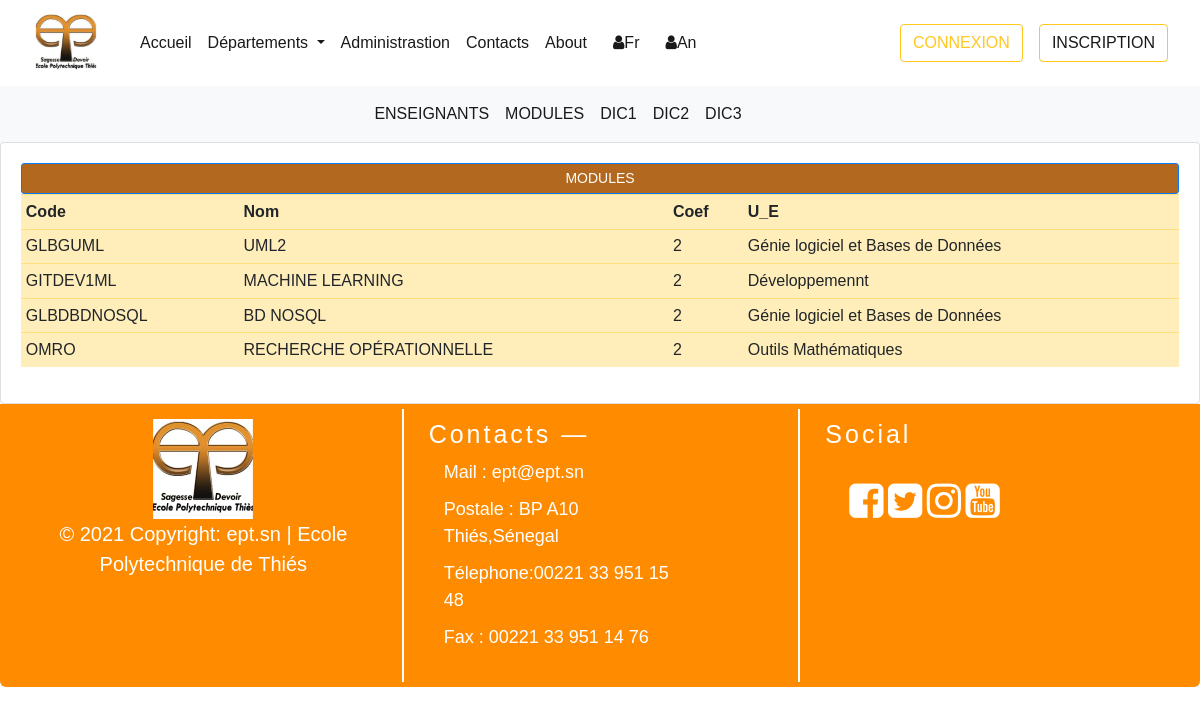
The app's page /fr/departement/git/module with its own data.
### departements/models.py (models this page shows, shortened)
class MatiereModel(models.Model):
    CATEGORY = (
            ('GIT', 'GIT'),
            ('GEM', 'GEM'),
            ('AERO', 'AERO'),
            ('GC', 'GC'),
            ('TC', 'TC')
        )
    code_matiere = models.CharField(max_length=300,unique=True)
    nom_matiere = models.CharField(max_length=300)
    coefficient = models.IntegerField(null=True)
    credit_matiere = models.IntegerField(null= True)
    quota_horaire = models.IntegerField(null= True)
    description_matiere = models.TextField(null= True)
    unite_enseignement = models.ForeignKey(UniteEnseignementModel, on_delete=models.CASCADE)
    classe = models.CharField(max_length = 200, null = True, choices = CATEGORY)
    class Meta :
        verbose_name = "Matiere"

class UniteEnseignementModel(models.Model):
    code_ue = models.CharField(max_length=300,unique=True, null=True)
    nom_ue = models.CharField(max_length=300, null=True)
    id_classe = models.ForeignKey(ClasseModel, on_delete= models.CASCADE)
    def __str__(self) -> str:
        return self.nom_ue
    class Meta :
        verbose_name = "Unité d'Enseignement"
        verbose_name_plural = "Unités d'Enseignement"

### departements/views.py (the view)
# urls.py: path("departement/git/module", module, name="module"),
def module(request):
    modules = MatiereModel.objects.filter(classe = "GIT")
    context = {"modules" : modules}
    return render(request, "departements/Middle_bar/module.html", context)

### templates/departements/Middle_bar/module.html
{% extends "home/base.html" %}
{% block content %}
{% include 'departements/menu_nav_dep.html' %}
        {% include 'departements/Middle_bar/base_module.html' %}
{% endblock %}

### templates/departements/Middle_bar/base_module.html (shortened to what this page needs)
<div class="container">
    <div class="row">
        <div class="col-md-12">
            <div class="card card-body">
                <span class="btn btn-primary btn-sm btn-block" style="background-color:#b2681e;">MODULES </span>
                <table class="table table-sm table-warning">
                    <tr>
                        <th>Code</th>
                        <th>Nom</th>
                        <th>Coef</th>
                        <th>U_E</th>
                    </tr>
                    {% for module in modules %}
                        <tr>
                            <td>{{ module.code_matiere }}</td>
                            <td>{{ module.nom_matiere |upper }}</td>
                            <td>{{ module.coefficient }}</td>
                            <td>{{ module.unite_enseignement }}</td>
                        </tr>
                    {% endfor %}
                </table>
            </div>
        </div>
    </div>

### templates/home/connexion.html (style rules this page uses)
body { font-family: Arial, Helvetica, sans-serif; }

### records on screen
MatiereModel: code_matiere "GLBGUML", nom_matiere "UML2", coefficient "2", unite_enseignement "Génie logiciel et Bases de Données"
MatiereModel: code_matiere "GITDEV1ML", nom_matiere "MACHINE LEARNING", coefficient "2", unite_enseignement "Développemennt"
MatiereModel: code_matiere "GLBDBDNOSQL", nom_matiere "BD NOSQL", coefficient "2", unite_enseignement "Génie logiciel et Bases de Données"
MatiereModel: code_matiere "OMRO", nom_matiere "RECHERCHE OPÉRATIONNELLE", coefficient "2", unite_enseignement "Outils Mathématiques"
